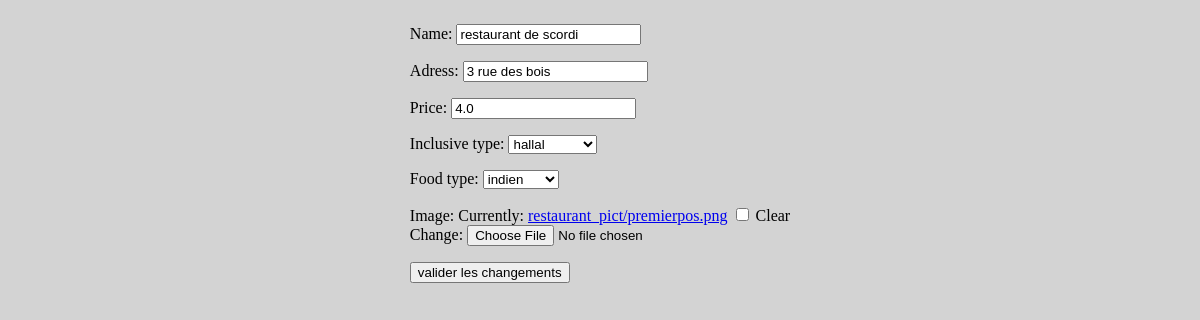
The app's page /updateRestaurant/8/ with its own data.
### food_app/models.py (models this page shows, shortened)
class Restaurant(models.Model):
    name=models.CharField(max_length=150,)
    adress=models.CharField(max_length=150,)
    price=models.FloatField(null=True, blank=True,default=0)
    creator=models.ForeignKey(User,on_delete=models.SET_NULL,null=True)
    inclusive_type=models.ForeignKey(Inclusive_type,on_delete=models.SET_NULL,null=True)
    food_type=models.ForeignKey(Food_type,on_delete=models.SET_NULL,null=True)
    image = models.ImageField(upload_to='restaurant_pict',blank=True,null=True)
    likes = models.ManyToManyField(User,related_name="restaurant_post",blank=True,default="")

class Inclusive_type(models.Model):
    name=models.CharField(max_length=150,)
    def __str__(self):
        return self.name

class Food_type(models.Model):
    name=models.CharField(max_length=150,)
    def __str__(self):
        return self.name

### food_app/views.py (the view)
# urls.py: path('updateRestaurant/<int:restaurantId>/',updateRestaurant,name="update_restaurant"),
def updateRestaurant(request,restaurantId):
        restaurantInit = Restaurant.objects.get(pk=restaurantId)
        if request.method == "POST":
                  form = RestaurantUpdateForm(request.POST,request.FILES, instance=restaurantInit)
                  if form.is_valid():
                   restaurant = form.save()
                   restaurant.creator = request.user
                   restaurant.save()
                  return HttpResponseRedirect("/restaurantsOfUser")
        else :
                form = RestaurantUpdateForm(instance=restaurantInit)
                context = {
                "form":form
                ,}
                return render(request, 'food_app/updateRestaurant.html', context)

### food_app/forms.py
class RestaurantUpdateForm(ModelForm):
    class Meta:
        model = Restaurant
        fields = ['name','adress','price','inclusive_type','food_type','image']

### food_app/templates/food_app/updateRestaurant.html (shortened to what this page needs)
{% extends "main.html" %}
{% load static %}
{%block content%}
<form method="post" enctype="multipart/form-data">
    {{ form.as_p }}
    <button type="submit">valider les changements</button>
  </form>
{%endblock%}

### project_test/static/project_test/main.css (style rules this page uses)
body { background-color:lightgray; display:flex; flex-direction: column; align-items: center; }

### records on screen
Restaurant: name "restaurant de scordi", adress "3 rue des bois", price "4.0", inclusive_type "hallal", food_type "indien"
